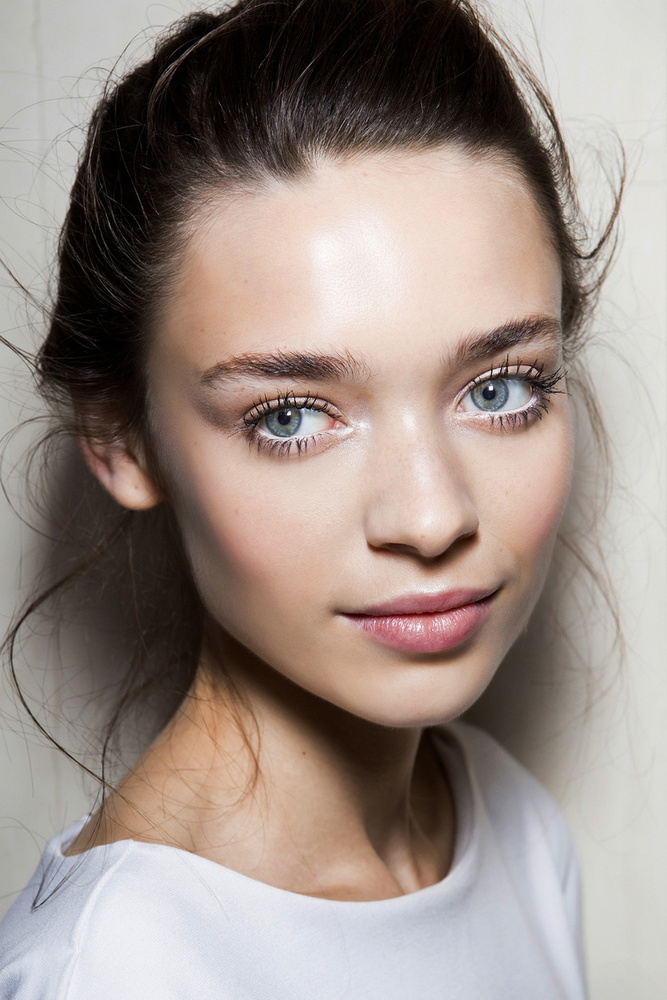
#> input picture data/test.jpg, 667 x 1000 px, shrunk from 916 x 1374 before the run; its folder holds 2 pictures in this run
$ python crop_faces.py
#> lines starting #> are read from the running program, lines starting #| are printed output that depends on the picture
import cv2
import sys
import os
import glob

class FaceCropper(object):
    CASCADE_PATH = "./haarcascade_frontalface_default.xml"

    def __init__(self):
        self.face_cascade = cv2.CascadeClassifier(self.CASCADE_PATH)

    def generate(self, image_path, show_result):
#> called with image_path = './data/test.jpg', show_result = True
        img = cv2.imread(image_path)
#> img is the input picture: shape (1000, 667, 3); mean B, G, R 135.2, 142.4, 155.3
        if (img is None):
            print("Can't open image file")
            return 0

        faces = self.face_cascade.detectMultiScale(img, 1.3, 5, minSize=(100, 100))
#> faces = [[131, 207, 497, 497]]
        if (faces is None):
            print('Failed to detect face')
            return 0

        facecnt = len(faces)
#> facecnt = 1
        print("Detected faces: %d" % facecnt)
#| Detected faces: 1
        i = 0
        height, width = img.shape[:2]
#> height = 1000; width = 667

        for (x, y, w, h) in faces:
            r = max(w, h) / 2
            centerx = x + w / 2
            centery = y + h / 2
            nx = int(centerx - r)
            ny = int(centery - r)
            nr = int(r * 2)

            faceimg = img[ny:ny+nr, nx:nx+nr]
            i += 1
            cv2.imwrite("./results/"+image_path.split('/')[-1].split('.')[0]+"_%d.jpg" % i, faceimg)
#> this loop made 1 pass
#> (x, y, w, h, r, centerx, centery, nx) on pass 1: (131, 207, 497, 497, 248.5, 379.5, 455.5, 131)
#> pass 1, in generate, `faceimg = img[ny:ny+nr, nx:nx+nr]`:
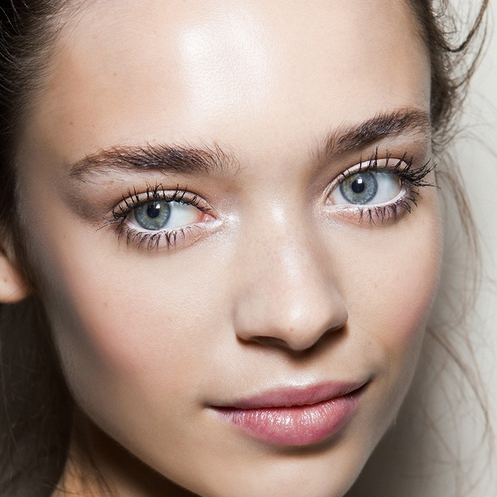
#> faceimg: shape (497, 497, 3); mean B, G, R 133.8, 145.5, 168.3
#> after the loop, i = 1


if __name__ == '__main__':
    detecter = FaceCropper()
    imgList = glob.glob('./data/*')
    for img in imgList:
        print (img)
        detecter.generate(img, True)
#> pass 2 of the loop `for img in imgList:`:
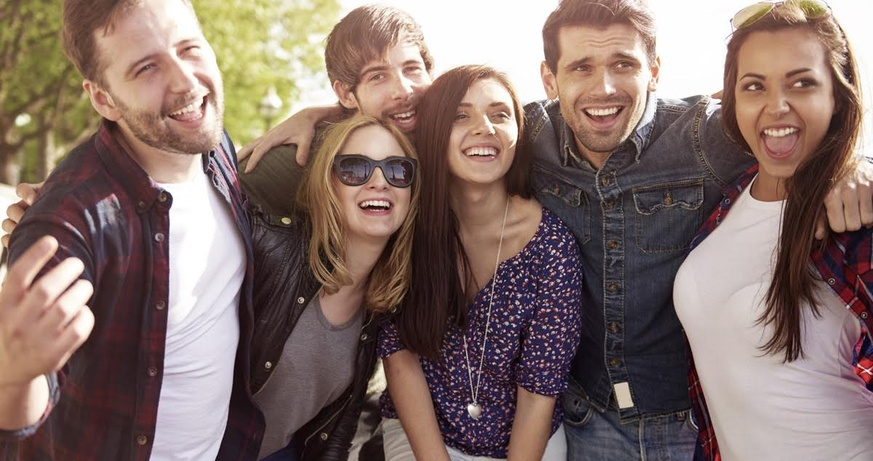
#> input picture data/test2.jpg, 873 x 461 px, shrunk from 1200 x 634 before the run
#> in generate, img is the input picture: shape (461, 873, 3); mean B, G, R 105.7, 112.3, 132.8
#> faces = [[545, 23, 116, 116], [717, 37, 126, 126], [425, 69, 116, 116], [314, 123, 122, 122]]
#> facecnt = 4
#| Detected faces: 4
#> the loop in generate (call 2), `for (x, y, w, h) in faces:` made 4 passes
#> (x, y, w, h, r, centerx, centery, nx) on passes 1 to 4: (545, 23, 116, 116, 58, 603, 81, 545), (717, 37, 126, 126, 63, 780, 100, 717), (425, 69, 116, 116, 58, 483, 127, 425), (314, 123, 122, 122, 61, 375, 184, 314)
#> pass 1, in generate (call 2), `faceimg = img[ny:ny+nr, nx:nx+nr]`:
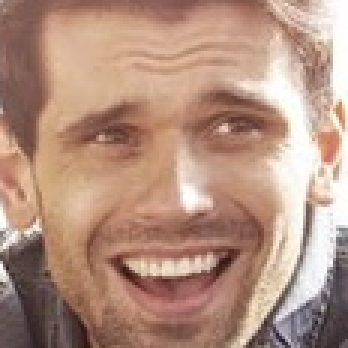
#> faceimg: shape (116, 116, 3) (shown 3 times larger); mean B, G, R 128, 145.1, 179.6
#> pass 3, in generate (call 2), `faceimg = img[ny:ny+nr, nx:nx+nr]`:
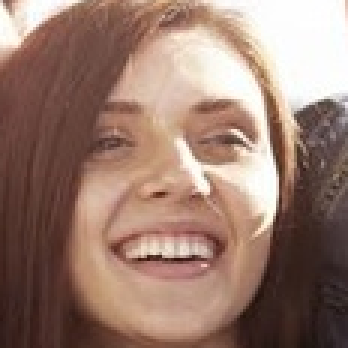
#> faceimg: shape (116, 116, 3) (shown 3 times larger); mean B, G, R 110.7, 123.5, 153.3
